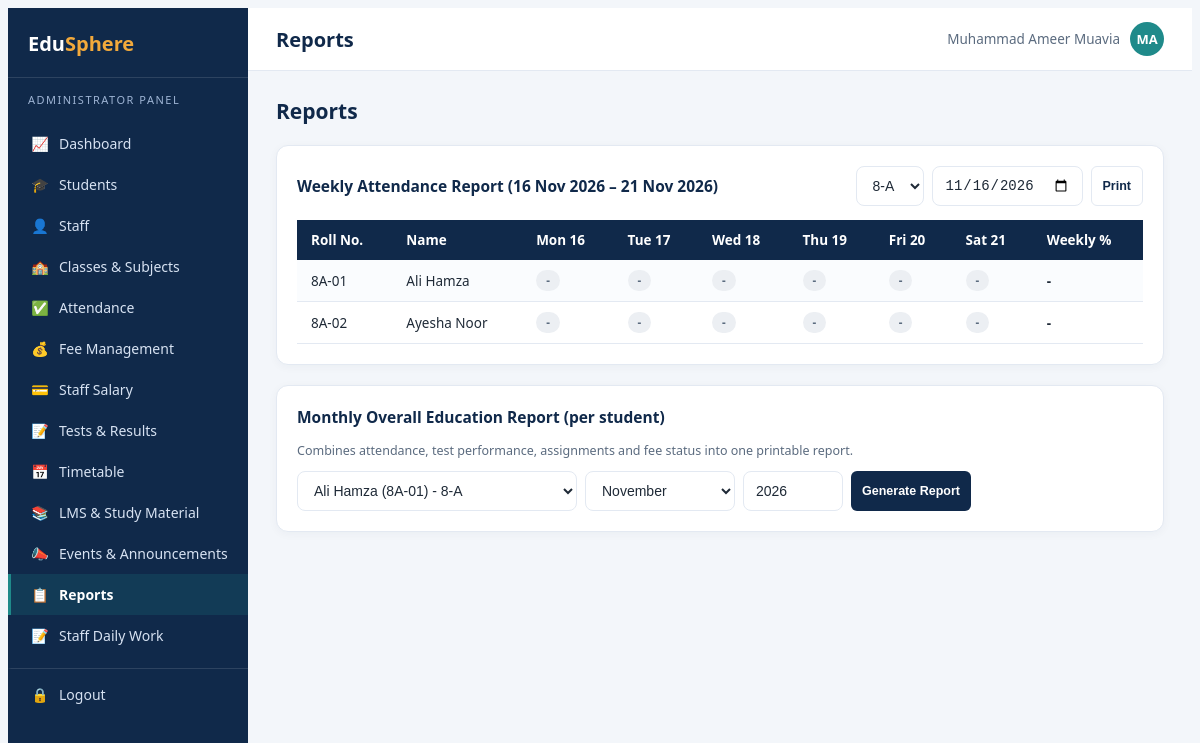
Screenshot of /admin/reports.php (signed in) with the database file from the repository.
### tables this page shows
CREATE TABLE students (
    id INT PRIMARY KEY AUTO_INCREMENT,
    user_id INT NOT NULL,
    class_id INT NOT NULL,
    roll_no VARCHAR(20) NOT NULL,
    dob DATE,
    gender ENUM('Male','Female','Other'),
    guardian_name VARCHAR(100),
    guardian_phone VARCHAR(20),
    parent_user_id INT DEFAULT NULL,
    address VARCHAR(255),
    admission_date DATE DEFAULT (CURRENT_DATE),
    FOREIGN KEY (user_id) REFERENCES users(id) ON DELETE CASCADE,
    FOREIGN KEY (class_id) REFERENCES classes(id),
    FOREIGN KEY (parent_user_id) REFERENCES users(id) ON DELETE SET NULL
);

CREATE TABLE users (
    id INT PRIMARY KEY AUTO_INCREMENT,
    name VARCHAR(100) NOT NULL,
    email VARCHAR(100) NOT NULL UNIQUE,
    password VARCHAR(255) NOT NULL,
    role_id INT NOT NULL,
    phone VARCHAR(20),
    photo VARCHAR(255) DEFAULT NULL,
    status ENUM('active','inactive') DEFAULT 'active',
    created_at TIMESTAMP DEFAULT CURRENT_TIMESTAMP,
    FOREIGN KEY (role_id) REFERENCES roles(id)
);

### config/functions.php (called while the page is built, shortened)
<?php
function e($str) {
    return htmlspecialchars($str ?? '', ENT_QUOTES, 'UTF-8');
}
function fmt_date($date) {
    return date('d M Y', strtotime($date));
}
function month_name($m) {
    return date('F', mktime(0, 0, 0, (int)$m, 1));
}
function attendance_percent($conn, $student_id, $from, $to) {
    $stmt = $conn->prepare("SELECT
            SUM(status IN ('Present','Late')) AS present_days,
            COUNT(*) AS total_days
        FROM student_attendance WHERE student_id = ? AND att_date BETWEEN ? AND ?");
    $stmt->bind_param('iss', $student_id, $from, $to);
    $stmt->execute();
    $r = $stmt->get_result()->fetch_assoc();
    if (!$r || $r['total_days'] == 0) return null;
    return round(($r['present_days'] / $r['total_days']) * 100, 1);
}

### admin/reports.php (the view, shortened to what this page needs)
<?php
require_once '../config/db.php';
require_once '../config/functions.php';
$classes = $conn->query('SELECT * FROM classes ORDER BY name, section');
$classFilter = (int)($_GET['class_id'] ?? ($classes->fetch_assoc()['id'] ?? 0));
$classes->data_seek(0);
$weekStart = $_GET['week_start'] ?? date('Y-m-d', strtotime('monday this week'));
$weekEnd = date('Y-m-d', strtotime($weekStart . ' +5 days'));
$dates = [];
for ($i = 0; $i < 6; $i++) $dates[] = date('Y-m-d', strtotime($weekStart . " +$i days"));
$students = $conn->query("SELECT s.id, s.roll_no, u.name FROM students s JOIN users u ON s.user_id=u.id WHERE s.class_id=$classFilter ORDER BY s.roll_no");
$rows = [];
while ($st = $students->fetch_assoc()) {
    $att = [];
    foreach ($dates as $d) {
        $r = $conn->query("SELECT status FROM student_attendance WHERE student_id={$st['id']} AND att_date='$d'")->fetch_assoc();
        $att[$d] = $r['status'] ?? null;
    }
    $pct = attendance_percent($conn, $st['id'], $weekStart, $weekEnd);
    $rows[] = ['roll_no' => $st['roll_no'], 'name' => $st['name'], 'att' => $att, 'pct' => $pct];
}
$allStudents = $conn->query("SELECT s.id, s.roll_no, u.name, c.name cname, c.section FROM students s JOIN users u ON s.user_id=u.id JOIN classes c ON s.class_id=c.id ORDER BY c.name, s.roll_no");
include '../includes/header.php';
?>
<div class="page-head"><h2>Reports</h2></div>
<div class="card" style="margin-bottom:20px;">
    <div class="page-head" style="margin-bottom:14px;">
        <div class="card-title" style="margin:0;">Weekly Attendance Report (<?= fmt_date($weekStart) ?> &ndash; <?= fmt_date($weekEnd) ?>)</div>
        <form method="get" style="display:flex;gap:8px;">
            <select class="form-control btn-sm" name="class_id" onchange="this.form.submit()">
                <?php while ($c = $classes->fetch_assoc()): ?><option value="<?= $c['id'] ?>" <?= $classFilter==$c['id']?'selected':'' ?>><?= e($c['name'].'-'.$c['section']) ?></option><?php endwhile; ?>
            </select>
            <input class="form-control btn-sm" type="date" name="week_start" value="<?= $weekStart ?>" onchange="this.form.submit()">
            <button class="btn btn-outline btn-sm no-print" onclick="window.print();return false;">Print</button>
        </form>
    </div>
    <div class="table-wrap">
    <table class="tbl">
        <tr>
            <th>Roll No.</th><th>Name</th>
            <?php foreach ($dates as $d): ?><th><?= date('D d', strtotime($d)) ?></th><?php endforeach; ?>
            <th>Weekly %</th>
        </tr>
        <?php if (empty($rows)): ?><tr><td colspan="8" class="text-center muted">No students in this class.</td></tr>
        <?php else: foreach ($rows as $r): ?>
            <tr>
                <td><?= e($r['roll_no']) ?></td><td><?= e($r['name']) ?></td>
                <?php foreach ($dates as $d):
                    $s = $r['att'][$d]; $mark = ['Present'=>'P','Absent'=>'A','Late'=>'L','Leave'=>'Lv'][$s] ?? '-';
                    $cls = ['Present'=>'badge-green','Absent'=>'badge-red','Late'=>'badge-amber','Leave'=>'badge-blue'][$s] ?? 'badge-grey'; ?>
                    <td><span class="badge <?= $cls ?>"><?= $mark ?></span></td>
                <?php endforeach; ?>
                <td><b><?= $r['pct'] !== null ? $r['pct'].'%' : '-' ?></b></td>
            </tr>
        <?php endforeach; endif; ?>
    </table>
    </div>
</div>
<div class="card">
    <div class="card-title">Monthly Overall Education Report (per student)</div>
    <p class="muted" style="font-size:12.5px;margin-bottom:12px;">Combines attendance, test performance, assignments and fee status into one printable report.</p>
    <form method="get" action="student_report.php" style="display:flex;gap:8px;flex-wrap:wrap;">
        <select class="form-control" name="id" style="max-width:280px;" required>
            <?php while ($s = $allStudents->fetch_assoc()): ?>
                <option value="<?= $s['id'] ?>"><?= e($s['name'].' ('.$s['roll_no'].') - '.$s['cname'].'-'.$s['section']) ?></option>
            <?php endwhile; ?>
        </select>
        <select class="form-control" name="month" style="max-width:150px;">
            <?php for ($m=1;$m<=12;$m++): ?><option value="<?= $m ?>" <?= $m==date('n')?'selected':'' ?>><?= month_name($m) ?></option><?php endfor; ?>
        </select>
        <input class="form-control" type="number" name="year" value="<?= date('Y') ?>" style="max-width:100px;">
        <button class="btn btn-primary btn-sm">Generate Report</button>
    </form>
</div>
<?php include '../includes/footer.php'; ?>

### assets/css/style.css (style rules this page uses)
:root { --navy: #10294A; --navy-light: #1B3A63; --teal: #1F8A8A; --amber: #F2A93B; --coral: #E4572E; --blue: #2F5D8C; --bg: #F3F6FA; --text: #1F2A37; --muted: #5B6B7F; --border: #E3E9F2; }
* { box-sizing: border-box; }
body { background: var(--bg); color: var(--text); font-family: 'Segoe UI', Calibri, Arial, sans-serif; font-size: 15px; }
.card { background: #fff; border-radius: 12px; border: 1px solid var(--border); box-shadow: 0 2px 10px rgba(16,41,74,0.04); padding: 20px; }
.card-title { font-weight: 700; color: var(--navy); font-size: 15.5px; margin-bottom: 14px; }
.btn { display: inline-flex; align-items: center; gap: 6px; padding: 9px 16px; border-radius: 8px; font-size: 13.5px; font-weight: 600; border: none; cursor: pointer; text-decoration: none; }
.btn-primary { background: var(--navy); color: #fff; }
.btn-outline { background: #fff; color: var(--navy); border: 1px solid var(--border); }
.btn-sm { padding: 6px 11px; font-size: 12.5px; border-radius: 6px; }
.form-control { width: 100%; padding: 10px 12px; border: 1px solid var(--border); border-radius: 8px; font-size: 14px; background: #fff; color: var(--text); }
.table-wrap { overflow-x: auto; }
table.tbl { width: 100%; border-collapse: collapse; font-size: 13.5px; }
table.tbl th { background: var(--navy); color: #fff; text-align: left; padding: 11px 14px; font-weight: 600; white-space: nowrap; }
table.tbl td { padding: 10px 14px; border-bottom: 1px solid var(--border); vertical-align: middle; }
table.tbl tr:nth-child(even) td { background: #FAFCFE; }
.badge { display: inline-block; padding: 3px 10px; border-radius: 20px; font-size: 11.5px; font-weight: 700; }
.badge-grey { background: #ECEFF3; color: var(--muted); }
.page-head { display: flex; justify-content: space-between; align-items: center; margin-bottom: 20px; flex-wrap: wrap; gap: 10px; }
.page-head h2 { font-size: 21px; font-weight: 700; color: var(--navy); margin: 0; }
.muted { color: var(--muted); }

### rows the page displays
students: roll_no "8A-01", user.name "Ali Hamza", mark "-"
students: roll_no "8A-02", user.name "Ayesha Noor", mark "-"

### other values shown
$roleLabels[$role] "ADMINISTRATOR"
$item[2] "📈"
$item[1] "Dashboard"
$item[2] "🎓"
$item[1] "Students"
$item[2] "👤"
$item[1] "Staff"
$item[2] "🏫"
$item[1] "Classes & Subjects"
$item[2] "✅"
$item[1] "Attendance"
$item[2] "💰"
$item[1] "Fee Management"
$item[2] "💳"
$item[1] "Staff Salary"
